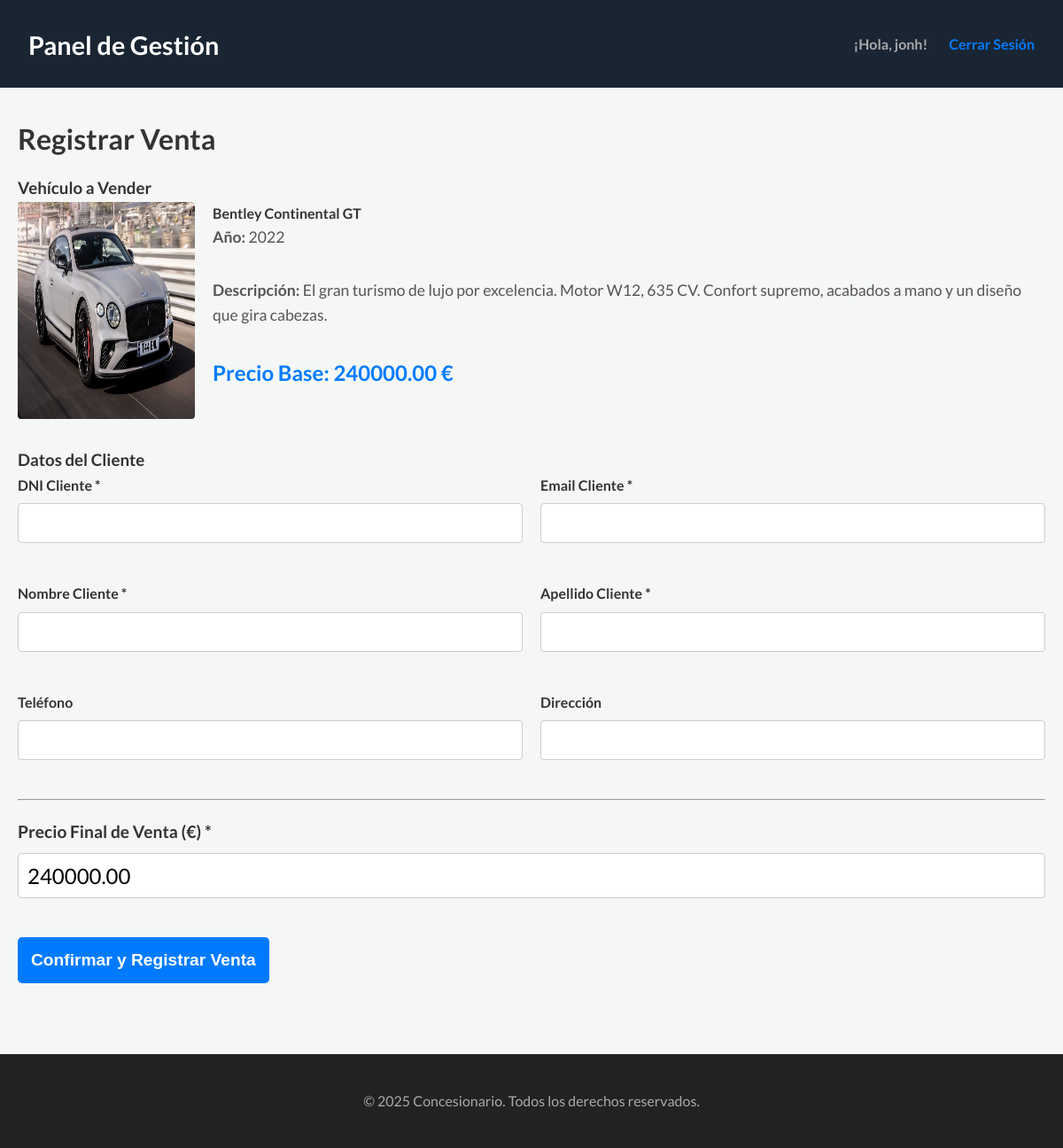
The app's page /registrar_venta.php?id=10 (signed in) with its own data.
### tables this page shows
CREATE TABLE IF NOT EXISTS `tbautomoviles` (
  `id_auto` int NOT NULL AUTO_INCREMENT,
  `marca_auto` varchar(100) NOT NULL,
  `modelo_auto` varchar(100) NOT NULL,
  `anio_auto` int NOT NULL,
  `precio_auto` decimal(10,2) NOT NULL,
  `descripcion_auto` text,
  `foto_auto` varchar(255) DEFAULT NULL,
  `estado_auto` enum('disponible','vendido','mantenimiento') NOT NULL DEFAULT 'disponible',
  PRIMARY KEY (`id_auto`)
);

### registrar_venta.php (the view, shortened to what this page needs)
<?php
require 'config_login.php';
$id_auto = $_GET['id'] ?? null;
try {
    $sql = "SELECT * FROM tbautomoviles WHERE id_auto = ? AND estado_auto = 'disponible'";
    $stmt = $pdo->prepare($sql);
    $stmt->execute([$id_auto]);
    $coche = $stmt->fetch();
} catch (PDOException $e) {
    die("Error al consultar la base de datos: " . $e->getMessage());
}
?>
<!doctype html>
<html lang="es">
<head>
    <link rel="stylesheet" href="css/style-privado.css">
</head>
<body class="admin-page">
    <header class="admin-header">
        <div class="container">
            <h1 class="site-title"><a href="panel_admin.php">Panel de Gestión</a></h1>
            <nav>
                <ul>
                    <li>¡Hola, <?php echo htmlspecialchars($_SESSION['nom_user']); ?>!</li>
                    <li><a href="logout.php">Cerrar Sesión</a></li>
                </ul>
            </nav>
        </div>
    </header>
    <main class="admin-container">
        <h2>Registrar Venta</h2>
        <div class="admin-card">
            <h3>Vehículo a Vender</h3>
            <div style="display: flex; gap: 20px;">
                <?php if (!empty($coche['foto_auto'])): ?>
                    <img src="<?= htmlspecialchars($coche['foto_auto']) ?>" alt="Foto" style="width: 200px; height: auto; border-radius: 4px;">
                <?php endif; ?>
                <div>
                    <h4><?= htmlspecialchars($coche['marca_auto'] . ' ' . $coche['modelo_auto']) ?></h4>
                    <p><strong>Año:</strong> <?= htmlspecialchars($coche['anio_auto']) ?></p>
                    <p><strong>Descripción:</strong> <?= htmlspecialchars($coche['descripcion_auto']) ?></p>
                    <p style="font-size: 1.5rem; color: #007bff; font-weight: 700;">
                        Precio Base: <?= htmlspecialchars($coche['precio_auto']) ?> €
                    </p>
                </div>
            </div>
        </div>
        <div class="admin-card" style="margin-top: 2rem;">
            <h3>Datos del Cliente</h3>
            <form action="procesar_venta.php" method="post">
                <div style="display: grid; grid-template-columns: 1fr 1fr; gap: 20px;">
                    <div>
                        <label for="dni_cli">DNI Cliente *</label>
                        <input type="text" id="dni_cli" name="dni_cli" required style="width:100%;">
                    </div>
                    <div>
                        <label for="email_cli">Email Cliente *</label>
                        <input type="email" id="email_cli" name="email_cli" required style="width:100%;">
                    </div>
                    <div>
                        <label for="nombre_cli">Nombre Cliente *</label>
                        <input type="text" id="nombre_cli" name="nombre_cli" required style="width:100%;">
                    </div>
                    <div>
                        <label for="apellido_cli">Apellido Cliente *</label>
                        <input type="text" id="apellido_cli" name="apellido_cli" required style="width:100%;">
                    </div>
                    <div>
                        <label for="telefono_cli">Teléfono</label>
                        <input type="text" id="telefono_cli" name="telefono_cli" style="width:100%;">
                    </div>
                    <div>
                        <label for="direccion_cli">Dirección</label>
                        <input type="text" id="direccion_cli" name="direccion_cli" style="width:100%;">
                    </div>
                </div>
                <hr style="margin: 20px 0;">
                <div>
                    <label for="precio_final" style="font-size: 1.2rem; font-weight: 700;">Precio Final de Venta (€) *</label>
                    <input type="number" step="0.01" id="precio_final" name="precio_final"
                        value="<?= htmlspecialchars($coche['precio_auto']) ?>" required
                        style="width: 100%; font-size: 1.5rem; padding: 10px;">
                </div>
                <button type="submit" class="btn btn-primary" style="margin-top: 20px; padding: 15px; font-size: 1.2rem;">
                    Confirmar y Registrar Venta
                </button>
            </form>
        </div>
    </main>
    <footer>
        <div class="container">
            <p>&copy; 2025 Concesionario. Todos los derechos reservados.</p>
        </div>
    </footer>
</body>
</html>

### css/style-privado.css (style rules this page uses)
:root { --color-admin-bg: #f4f7f6; --color-admin-card: #ffffff; --color-admin-dark: #1a2533; --color-admin-text: #333; --color-admin-accent: #007bff; --font-admin: 'Lato', sans-serif; }
* { margin: 0; padding: 0; box-sizing: border-box; }
body { font-family: var(--font-admin); background-color: var(--color-admin-bg); color: var(--color-admin-text); line-height: 1.6; }
.container { max-width: 1200px; margin: 0 auto; padding: 0 2rem; }
img { max-width: 100%; display: block; }
a { text-decoration: none; color: var(--color-admin-accent); }
header { background: var(--color-admin-dark); padding: 1.5rem 0; }
header .container { display: flex; justify-content: space-between; align-items: center; }
header .site-title a { color: #fff; font-size: 1.8rem; font-weight: 700; text-decoration: none; }
header nav ul { list-style: none; display: flex; align-items: center; gap: 1.5rem; }
header nav li { color: #aaa; font-weight: 700; }
header nav a { color: var(--color-admin-accent); font-weight: 700; text-decoration: none; }
footer { background: #222; color: #aaa; text-align: center; padding: 2.5rem 0; margin-top: 3rem; }
body.admin-page { display: flex; flex-direction: column; min-height: 100vh; }
body.admin-page main { flex-grow: 1; }
.admin-container { max-width: 1200px; margin: 2rem auto; padding: 0 20px; }
.admin-container h2 { font-size: 2rem; font-weight: 700; color: #333; margin-bottom: 1rem; }
.admin-container p { font-size: 1.1rem; color: #555; margin-bottom: 2rem; }
form label { font-weight: 700; margin-bottom: 8px; display: block; }
input[type="text"], input[type="email"], input[type="password"], input[type="number"], input[type="file"], input[type="search"], select, textarea { width: 100%; padding: 12px; margin-bottom: 1.5rem; border: 1px solid #ccc; border-radius: 4px; font-family: var(--font-admin); font-size: 1rem; background: #fff; transition: border-color 0.2s ease; }
form .btn { margin-top: 1rem; }
.btn { display: inline-block; padding: 10px 18px; border-radius: 5px; border: 0; cursor: pointer; font-weight: 700; transition: all 0.2s ease; }
.btn-primary { background: var(--color-admin-accent); color: #fff; }

### records on screen
tbautomoviles: foto_auto (picture), marca_auto+modelo_auto "Bentley Continental GT", anio_auto "2022", descripcion_auto "El gran turismo de lujo por excelencia. Motor W12, 635 CV. Confort supremo, acabados a mano y un diseño que gira cabezas.", precio_auto "240000.00", precio_final "240000.00"

### other values on screen
$_SESSION['nom_user'] "jonh"
